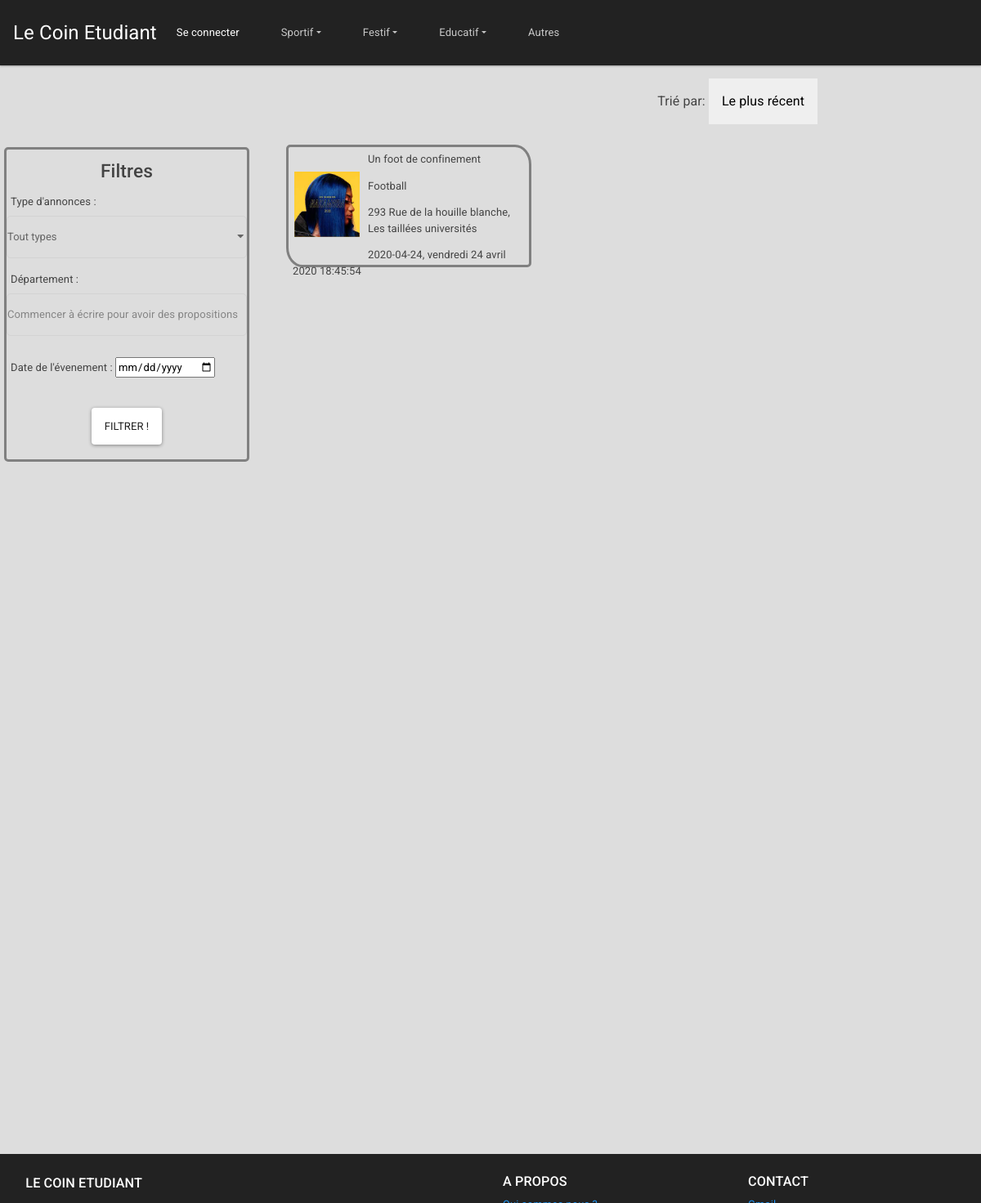
The page /controleur/Annonces.ctrl.php on the database its author committed.
### tables this page shows
CREATE TABLE "annonce" (
	"id"	INTEGER,
	"idClient"	INTEGER,
	"type"	TEXT,
	"categorie"	TEXT,
	"sousCategorie"	TEXT,
	"titre"	TEXT,
	"contenu"	TEXT,
	"adresse"	TEXT,
	"nbParticipant"	INTEGER,
	"nbInteresse"	INTEGER,
	"departement"	TEXT,
	"datePrevu"	TEXT,
	"heurePrevu"	TEXT,
	"dateHeure"	TEXT,
	PRIMARY KEY("id"),
	FOREIGN KEY("idClient") REFERENCES "client"("id"),
	FOREIGN KEY("categorie") REFERENCES "categorie"("id")
);

### modele/DAO.class.php (called while the page is built, shortened)
<?php
class DAO
{
  private $db;
  function __construct()
  {
    try {
      $this->db = new PDO('sqlite:../modele/data/data.db');
    } catch (Exception $e) {
      die("erreur de connexion:".$e->getMessage());
    }
  }
  function getAnnonces(): array {
    $requeteSQL = "SELECT * FROM annonce";
    $retourRequete = $this->db->query($requeteSQL);
    $tab_retour = $retourRequete->fetchAll(PDO::FETCH_CLASS, "Annonce");
    return $tab_retour;
  }
  function getAdresse($idAnnonce): string {
    $requeteSQL = "SELECT adresse FROM annonce WHERE id =$idAnnonce";
    $retour = $this->db->query($requeteSQL);
    $addr = $retour->fetch()[0];
    return $addr;
  }
  function getDateAnnonce($idAnnonce): string {
    $requeteSQL = "SELECT datePrevu FROM annonce WHERE id =$idAnnonce";
    $retour = $this->db->query($requeteSQL);
    $date = $retour->fetch()[0];
    return $date;
  }
  function getHeure($idAnnonce): string {
    $requeteSQL = "SELECT dateHeure FROM annonce WHERE id =$idAnnonce";
    $retour = $this->db->query($requeteSQL);
    $heure = $retour->fetch()[0];
    return $heure;
  }
}
$dao = new DAO();
?>

### vue/Annoncesview.php (the view, shortened to what this page needs)
<!DOCTYPE html>
<html lang="en" dir="ltr">
<head>
  <link rel="stylesheet" href="../vue/css/bootstrap.min.css">
  <link rel="stylesheet" href="../vue/css/Annoncesview.css">
  <link rel="stylesheet" href="../vue/css/AjoutAnnonceview.css">
  <link rel="stylesheet" href="../vue/css/Header.css">
  <link rel="stylesheet" href='../vue/css/jquery.flipster.css'>
</head>
<body>
  <header>
    <?php include('header.php') ?>
  </header>
  <div class="corps">
    <form class="" action="index.html" method="get">
      <div class="" id="filtres">
        <div class="alignFiltre">
          <p>
            <h3 id="h3Filtres">Filtres</h3>
          </p>
        </div>
        <div class="form-group">
          <label for="type">Type d'annonces : </label>
          <select class="form-control" id="categorieAnnonce" name="type" onChange="checkInputSelectedType(this);">
            <option selected value="0" style="font-weight: bold;">Tout types</option>
          </select>
        </div>
        <div class="form-group">
          <label for="departement">Département :</label>
          <div class="autocomplete">
            <input type="text" class="form-control inputFiltre" id="myInput" placeholder="Commencer à écrire pour avoir des propositions" >
          </div>
        </div>
        <div class="form-group">
          <label for="date">Date de l'évenement :</label>
          <input class="form-group" type="date" name="date" value="">
        </div>
        <div class="alignFiltre">
          <p>
            <button class="btn btn-light" id="sub" type="submit" name="">Filtrer !</button>
          </p>
        </div>
      </div>
    </form>
    <div class="" id="tri">
      <div class="" id="btnTri">
        <label for="tri">Trié par: </label>
        <div class="dropdown">
          <button class="dropbouton">Le plus récent</button>
        </div>
      </div>
    </div>
    <div class="" id="annonces" draggable="true" ondragstart="drag(event)">
      <?php
      foreach ($annoncesPostees as $annonce) { ?>
        <a href="../controleur/AnnonceDetail.ctrl.php?id=<?=$annonce->id ?>" style="text-decoration:none; color: inherit;"> <div class="annonce">
          <img src="../modele/data/upload/<?=$annonce->id?>.jpg" class="image">
          <p class="titre"> <?php echo($annonce->titre); ?></p>
          <p class="categorie"><?php
          echo($annonce->sousCategorie);
          ?></p>
          <p class="adresse"> <?php
          $addr = getAdresse($annonce->id, $dao);
          echo "$addr"; ?></p>
          <p class="horraire"><?php
          $date = getDateAnnonce($annonce->id, $dao);
          $heure = getHeure($annonce->id, $dao);
          echo "$date, $heure"; ?></p>
        </div> </a>
      <?php } ?>
    </div>
  </div>
  <footer class="footer">
    <?php include('footer.php') ?>
  </footer>
</body>
</html>

### controleur/Annonces.ctrl.php (shortened to what this page needs)
<?php
include_once("../modele/DAO.class.php");
function getAdresse($idAnnonce, $dao) {
  $addr = $dao->getAdresse($idAnnonce);
  return $addr;
}
function getDateAnnonce($idAnnonce, $dao) {
  $date = $dao->getDateAnnonce($idAnnonce);
  return $date;
}
function getHeure($idAnnonce, $dao) {
  $heure = $dao->getHeure($idAnnonce);
  return $heure;
}
$annoncesPostees = $dao->getAnnonces();
if (count($_POST)==2 && $_POST["email"] && $_POST["password"]) {
  if($dao->connexion($_POST["email"], $_POST["password"])) {
    include('../vue/Annoncesview.php');
  }
  else {
    $echecConnexion=1;
    include('../vue/Annoncesview.php');
  }
}
else {
  include('../vue/Annoncesview.php');
}
?>

### vue/header.php (shortened to what this page needs)
<nav class="navbar navbar-expand-lg navbar-dark bg-dark">
  <a class="navbar-brand" href="../controleur/Accueil.ctrl.php">Le Coin Etudiant</a>
  <div class="collapse navbar-collapse" id="navbarColor02">
    <ul class="navbar-nav mr-auto">
      <?php if ($_SESSION['Connexion']??false):?>
        <?php if ($clientConnecte==1 && $client->emailVerifie==1): ?>
          <li class="nav-item ">
            <a class="nav-link active" href="#" style="margin-bottom: 0; padding-bottom: 2px;"> <?=$_SESSION['Client']->prenom?> <?=$_SESSION['Client']->nom?></a>
            <a class="nav-link" href="../controleur/Deconnexion.ctrl.php" style="margin: 0; padding-top: 0; padding-bottom: 0">Déconnexion </a>
          </li>
        <?php elseif ($clientConnecte==1 && $client->emailVerifie==0): ?>
          <li class="nav-item ">
            <a class="nav-link active" href="#" style="margin-bottom: 0; padding-bottom: 2px;"> <?=$_SESSION['Client']->prenom?> <?=$_SESSION['Client']->nom?> (compte non activé)</a>
            <a class="nav-link" href="../controleur/Deconnexion.ctrl.php" style="margin: 0; padding-top: 0; padding-bottom: 0">Déconnexion </a>
          </li>
        <?php else: ?>
          <li class="nav-item active">
            <a class="nav-link" href="#contact" data-toggle="modal" data-target="#modalLoginForm">Se connecter <span class="sr-only">(current)</span></a>
          </li>
        <?php endif; ?>
      <?php else: ?>
        <li class="nav-item active">
          <a class="nav-link" href="#contact" data-toggle="modal" data-target="#modalLoginForm">Se connecter <span class="sr-only">(current)</span></a>
        </li>
      <?php endif; ?>
    <li class="nav-item dropdown">
      <a class="nav-link dropdown-toggle" href="../controleur/Annonces.ctrl.php" id="navbarDropdown1" role="button" data-toggle="dropdown" aria-haspopup="true" aria-expanded="false">Sportif</a>
    </li>
    <li class="nav-item dropdown">
      <a class="nav-link dropdown-toggle" href="#" id="navbarDropdown2" role="button" data-toggle="dropdown" aria-haspopup="true" aria-expanded="false">Festif</a>
    </li>
    <li class="nav-item dropdown">
      <a class="nav-link dropdown-toggle" href="#" id="navbarDropdown3" role="button" data-toggle="dropdown" aria-haspopup="true" aria-expanded="false">Educatif</a>
    </li>
    <li class="nav-item">
      <a class="nav-link" href="#">Autres</a>
    </li>
  </ul>
</div>
</nav>

### vue/footer.php (shortened to what this page needs)
<footer class="page-footer font-small pt-4">
  <div class="container-fluid text-center text-md-left">
    <div class="row">
      <div class="col-md-6 mt-md-0 mt-3">
        <h5 class="text-uppercase" style="margin-top:2px; margin-left:1em;">Le Coin Etudiant</h5>
      </div>
      <div class="col-md-3 mb-md-0 mb-3">
        <h5 class="text-uppercase">A propos</h5>
        <ul class="list-unstyled">
          <li>
            <a href="#!">Qui sommes nous ?</a>
          </li>
        </ul>
      </div>
      <div class="col-md-3 mb-md-0 mb-3">
        <h5 class="text-uppercase">Contact</h5>
        <ul class="list-unstyled">
          <li>
            <a href="#!">Gmail</a>
          </li>
        </ul>
      </div>
    </div>
  </div>
</footer>

### vue/css/Annoncesview.css (style rules this page uses)
html body { background-color: #DDDDDD; }
.corps { width: 100%; height: 1000px; }
#filtres { width: 300px; height: auto; border: solid 3px grey; margin: 100px 20px 100px 5px; float: left; border-radius: 5px; }
.alignFiltre { text-align: center; }
label { margin-left: 5px; }
#sub { margin: 5px; }
#annonces { overflow-y: auto; padding: 20px; height: 100%; padding-top: 60px; }
.annonce { margin: 5px 15px 15px 5px;; float: left; width: 300px; height: 150px; border: solid 3px grey; border-radius: 5px 20px / 5px 24px; padding: 5px; }
.image { float: left; margin: 25px 10px 25px 2px;; height: 80px; width: 80px; }
#tri { width: 100%; position: relative; }
#btnTri { position: absolute; right: 200px; }
.dropbouton, #tri { padding: 16px; font-size: 16px; border: none; cursor: pointer; }
.dropdown { position: relative; display: inline-block; }
.annonce { transition: transform .2s; }
.autocomplete { position: relative; padding-bottom: 10px; }

### vue/css/AjoutAnnonceview.css (style rules this page uses)
html body { background-color: #DDDDDD; }
.autocomplete { position: relative; padding-bottom: 10px; }

### vue/css/Header.css (style rules this page uses)
.form-control { border: 1px solid lightgrey; border-radius: 5px; }

### vue/header.php (style rules this page uses)
.navbar .nav-item:not(:last-child) { margin-right: 35px; }
.dropdown-toggle::after { transition: transform 0.15s linear; }

### vue/footer.php (style rules this page uses)
footer { background-color: #222; color: #FFF; }
html { position: relative; min-height: 100%; }
.footer { position: absolute; bottom: 0; width: 100%; height: 60px; background: #000000; color: #FFFFFF; }

### rows shown on the page
annonce: titre "Un foot de confinement", sousCategorie "Football", addr "293 Rue de la houille blanche, Les taillées universités", date "2020-04-24", heure "vendredi 24 avril 2020 18:45:54"
